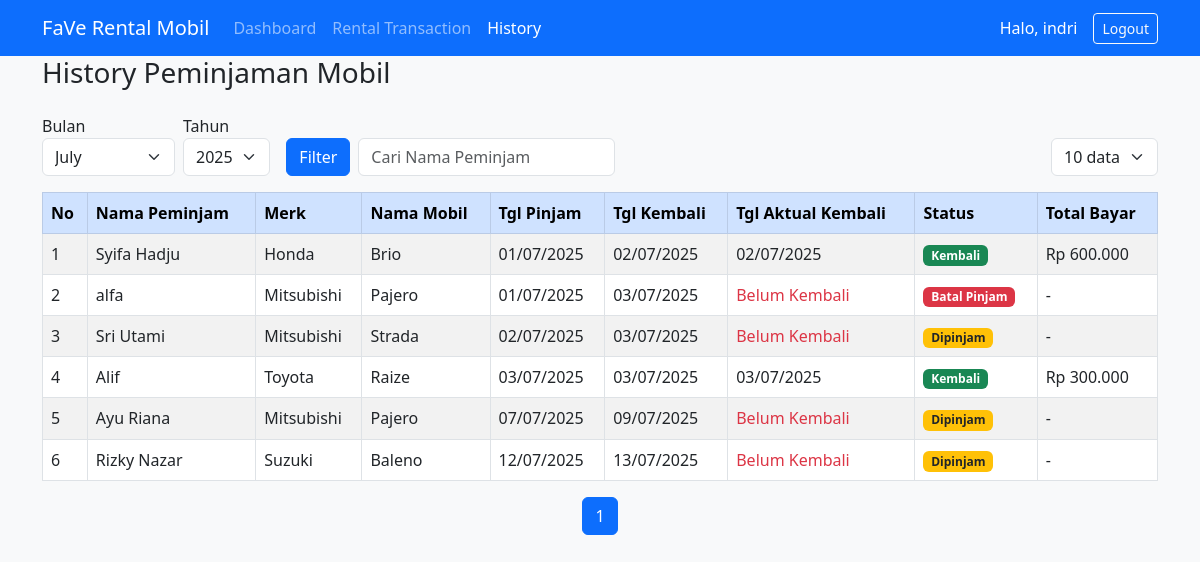
The page /history.php (signed in) on the database its author committed.
### tables this page shows
CREATE TABLE `history_transactions` (
  `id` int(11) NOT NULL,
  `nama_peminjam` varchar(100) NOT NULL,
  `no_hp` varchar(20) NOT NULL,
  `alamat` varchar(255) NOT NULL,
  `merk` varchar(100) NOT NULL,
  `nama` varchar(100) NOT NULL,
  `tanggal_pinjam` date NOT NULL,
  `tanggal_kembali` date NOT NULL,
  `tanggal_aktual_kembali` date DEFAULT NULL,
  `status_peminjaman` enum('dipinjam','kembali','batal') NOT NULL DEFAULT 'dipinjam',
  `created_at` timestamp NOT NULL DEFAULT current_timestamp()
);

### history.php (the view, shortened to what this page needs)
<?php
require 'config.php';
$bulan = isset($_GET['bulan']) ? (int)$_GET['bulan'] : (int)date('m');
$tahun = isset($_GET['tahun']) ? (int)$_GET['tahun'] : (int)date('Y');
$fromDate = sprintf('%04d-%02d-01', $tahun, $bulan);
$toDate = date('Y-m-t', strtotime($fromDate));
$perPage = isset($_GET['perPage']) ? (int)$_GET['perPage'] : 10;
$page = isset($_GET['page']) ? (int)$_GET['page'] : 1;
$start = ($page - 1) * $perPage;
$filter_nama = isset($_GET['nama_peminjam']) ? trim($_GET['nama_peminjam']) : '';
$where = "WHERE h.tanggal_pinjam BETWEEN :fromDate AND :toDate";
$params = [
    ':fromDate' => $fromDate,
    ':toDate' => $toDate
];
$total_sql = "SELECT COUNT(*) FROM history_transactions h $where";
$total_stmt = $pdo->prepare($total_sql);
$total_stmt->execute($params);
$total = $total_stmt->fetchColumn();
$total_pages = ceil($total / $perPage);
$data_sql = "SELECT h.*, p.price
    FROM history_transactions h
    INNER JOIN products p
        ON h.merk = p.merk AND h.nama = p.name
    $where
    GROUP BY h.id
    ORDER BY h.tanggal_pinjam ASC LIMIT :start, :perPage";
$data_stmt = $pdo->prepare($data_sql);
foreach ($params as $key => $val) {
    $data_stmt->bindValue($key, $val);
}
$data_stmt->bindValue(':start', $start, PDO::PARAM_INT);
$data_stmt->bindValue(':perPage', $perPage, PDO::PARAM_INT);
$data_stmt->execute();
$rows = $data_stmt->fetchAll(PDO::FETCH_ASSOC);
?>
<!DOCTYPE html>
<html>
<head>
    <link href="https://cdn.jsdelivr.net/npm/bootstrap@5.3.0/dist/css/bootstrap.min.css" rel="stylesheet">
</head>
<body class="bg-light">
<nav class="navbar navbar-expand-lg navbar-dark bg-primary">
    <div class="container">
        <a class="navbar-brand" href="#">FaVe Rental Mobil</a>
        <?php
                $range_stmt = $pdo->prepare("SELECT level FROM users WHERE username = :user");
                $range_stmt->execute(['user' => $_SESSION['user']]);
                $range = $range_stmt->fetch(PDO::FETCH_ASSOC);
                $level = $range['level'];
            if ($level == "admin") {
                ?>
                <div class="collapse navbar-collapse" id="navbarNav">
                <ul class="navbar-nav me-auto">
                <li class="nav-item"><a class="nav-link" href="dashboard.php">Dashboard</a></li>
                <li class="nav-item"><a class="nav-link" href="product.php">Register Product</a></li>
                <li class="nav-item"><a class="nav-link<?php if(basename($_SERVER['PHP_SELF']) == 'transaction.php') echo ' active'; ?>" href="transaction.php">Rental Transaction</a></li>
                <li class="nav-item"><a class="nav-link<?php if(basename($_SERVER['PHP_SELF']) == 'history.php') echo ' active'; ?>" href="history.php">History</a></li>
                <li class="nav-item"><a class="nav-link<?php if(basename($_SERVER['PHP_SELF']) == 'register_staf.php') echo ' active'; ?>" href="register_staf.php">Register Staff</a></li>
            </ul>
            <span class="navbar-text text-white me-3">
                Halo, <?php echo htmlspecialchars($_SESSION['user']); ?>
            </span>
            <a href="logout.php" class="btn btn-outline-light btn-sm">Logout</a>
        </div>
                <?php
            } else {
                ?>
                <div class="collapse navbar-collapse" id="navbarNav">
                <ul class="navbar-nav me-auto">
                <li class="nav-item"><a class="nav-link" href="dashboard.php">Dashboard</a></li>
                <li class="nav-item"><a class="nav-link<?php if(basename($_SERVER['PHP_SELF']) == 'transaction.php') echo ' active'; ?>" href="transaction.php">Rental Transaction</a></li>
                <li class="nav-item"><a class="nav-link<?php if(basename($_SERVER['PHP_SELF']) == 'history.php') echo ' active'; ?>" href="history.php">History</a></li>
            </ul>
            <span class="navbar-text text-white me-3">
                Halo, <?php echo htmlspecialchars($_SESSION['user']); ?>
            </span>
            <a href="logout.php" class="btn btn-outline-light btn-sm">Logout</a>
        </div>
                <?php
            }
        ?>
    </div>
</nav>
<div class="container">
    <h3 class="mb-4">History Peminjaman Mobil</h3>
    <form class="row g-2 mb-3 align-items-end" method="get">
        <div class="col-auto">
            <label class="form-label mb-0">Bulan</label>
            <select name="bulan" class="form-select">
                <?php
                for ($i = 1; $i <= 12; $i++) {
                    $selected = $i == $bulan ? 'selected' : '';
                    echo "<option value=\"$i\" $selected>" . date('F', mktime(0,0,0,$i,1)) . "</option>";
                }
                ?>
            </select>
        </div>
        <div class="col-auto">
            <label class="form-label mb-0">Tahun</label>
            <select name="tahun" class="form-select">
                <?php
                $yearNow = date('Y');
                for ($y = $yearNow - 5; $y <= $yearNow + 2; $y++) {
                    $selected = $y == $tahun ? 'selected' : '';
                    echo "<option value=\"$y\" $selected>$y</option>";
                }
                ?>
            </select>
        </div>
        <div class="col-auto">
            <label class="form-label mb-0">&nbsp;</label>
            <button type="submit" class="btn btn-primary">Filter</button>
        </div>
        <div class="col-auto">
            <input type="text" name="nama_peminjam" class="form-control" placeholder="Cari Nama Peminjam" value="<?php echo htmlspecialchars($filter_nama); ?>">
        </div>
        <div class="col-auto ms-auto">
            <select name="perPage" class="form-select w-auto" onchange="this.form.submit()">
                <?php foreach ([5,10,20,50] as $opt): ?>
                    <option value="<?php echo $opt; ?>" <?php if ($perPage == $opt) echo 'selected'; ?>><?php echo $opt; ?> data</option>
                <?php endforeach; ?>
            </select>
        </div>
    </form>
    <div class="table-responsive">
        <table class="table table-bordered table-striped align-middle">
            <thead class="table-primary">
                <tr>
                    <th>No</th>
                    <th>Nama Peminjam</th>
                    <th>Merk</th>
                    <th>Nama Mobil</th>
                    <th>Tgl Pinjam</th>
                    <th>Tgl Kembali</th>
                    <th>Tgl Aktual Kembali</th>
                    <th>Status</th>
                    <th>Total Bayar</th>
                </tr>
            </thead>
            <tbody>
                <?php if (count($rows) > 0): $no = $start + 1; ?>
                    <?php foreach ($rows as $row): ?>
                        <tr>
                            <td><?php echo $no++; ?></td>
                            <td><?php echo htmlspecialchars($row['nama_peminjam']); ?></td>
                            <td><?php echo htmlspecialchars($row['merk']); ?></td>
                            <td><?php echo htmlspecialchars($row['nama']); ?></td>
                            <td><?php echo date('d/m/Y', strtotime($row['tanggal_pinjam'])); ?></td>
                            <td><?php echo date('d/m/Y', strtotime($row['tanggal_kembali'])); ?></td>
                            <td>
                                <?php echo $row['tanggal_aktual_kembali'] ? date('d/m/Y', strtotime($row['tanggal_aktual_kembali'])) : '<span class="text-danger">Belum Kembali</span>'; ?>
                            </td>
                            <td>
                                <?php
                                if ($row['status_peminjaman'] == 'kembali'): ?>
                                    <span class="badge bg-success">Kembali</span>
                                <?php elseif ($row['status_peminjaman'] == 'batal'): ?>
                                    <span class="badge bg-danger">Batal Pinjam</span>
                                <?php else: ?>
                                    <span class="badge bg-warning text-dark">Dipinjam</span>
                                <?php endif; ?>
                            </td>
                            <td>
                                <?php
                                if ($row['tanggal_aktual_kembali']) {
                                    $tgl_pinjam = new DateTime($row['tanggal_pinjam']);
                                    $tgl_kembali = new DateTime($row['tanggal_aktual_kembali']);
                                    $lama_pinjam = $tgl_pinjam->diff($tgl_kembali)->days + 1;
                                    $harga = isset($row['price']) ? $row['price'] : 0;
                                    echo 'Rp ' . number_format($lama_pinjam * $harga, 0, ',', '.');
                                } else {
                                    echo '-';
                                }
                                ?>
                            </td>
                        </tr>
                    <?php endforeach; ?>
                <?php else: ?>
                    <tr>
                        <td colspan="9" class="text-center text-muted">Tidak ada data history.</td>
                    </tr>
                <?php endif; ?>
            </tbody>
        </table>
    </div>
    <nav>
        <ul class="pagination justify-content-center">
            <?php for ($i = 1; $i <= $total_pages; $i++): ?>
                <li class="page-item<?php if ($i == $page) echo ' active'; ?>">
                    <a class="page-link" href="?page=<?php echo $i; ?>&perPage=<?php echo $perPage; ?>&bulan=<?php echo $bulan; ?>&tahun=<?php echo $tahun; ?><?php if($filter_nama) echo '&nama_peminjam='.urlencode($filter_nama); ?>"><?php echo $i; ?></a>
                </li>
            <?php endfor; ?>
        </ul>
    </nav>
</div>
</body>
</html>

### rows shown on the page
history_transactions: nama_peminjam "Syifa Hadju", merk "Honda", nama "Brio", tanggal_pinjam "01/07/2025", tanggal_kembali "02/07/2025", tanggal_aktual_kembali "02/07/2025", status_peminjaman "Kembali", harga "600.000"
history_transactions: nama_peminjam "alfa", merk "Mitsubishi", nama "Pajero", tanggal_pinjam "01/07/2025", tanggal_kembali "03/07/2025", shows "Belum Kembali", status_peminjaman "Batal Pinjam"
history_transactions: nama_peminjam "Sri Utami", merk "Mitsubishi", nama "Strada", tanggal_pinjam "02/07/2025", tanggal_kembali "03/07/2025", shows "Belum Kembali", status_peminjaman "Dipinjam"
history_transactions: nama_peminjam "Alif", merk "Toyota", nama "Raize", tanggal_pinjam "03/07/2025", tanggal_kembali "03/07/2025", tanggal_aktual_kembali "03/07/2025", status_peminjaman "Kembali", harga "300.000"
history_transactions: nama_peminjam "Ayu Riana", merk "Mitsubishi", nama "Pajero", tanggal_pinjam "07/07/2025", tanggal_kembali "09/07/2025", shows "Belum Kembali", status_peminjaman "Dipinjam"
history_transactions: nama_peminjam "Rizky Nazar", merk "Suzuki", nama "Baleno", tanggal_pinjam "12/07/2025", tanggal_kembali "13/07/2025", shows "Belum Kembali", status_peminjaman "Dipinjam"

### other values the page prints
$_SESSION['user'] "indri"
form field bulan "July"
form field tahun "2025"
form field perPage "10 data"
